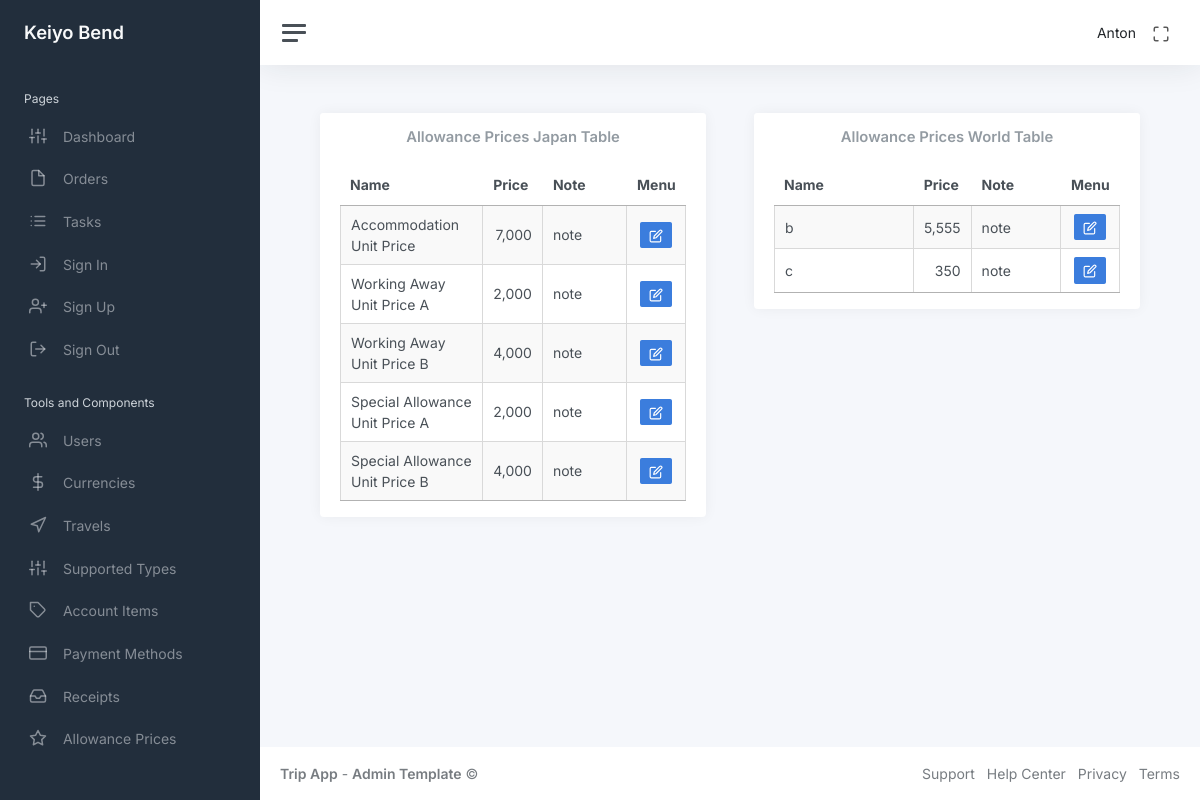
The page /admin_menu/allowance_prices_table (signed in) on the database as committed earlier.
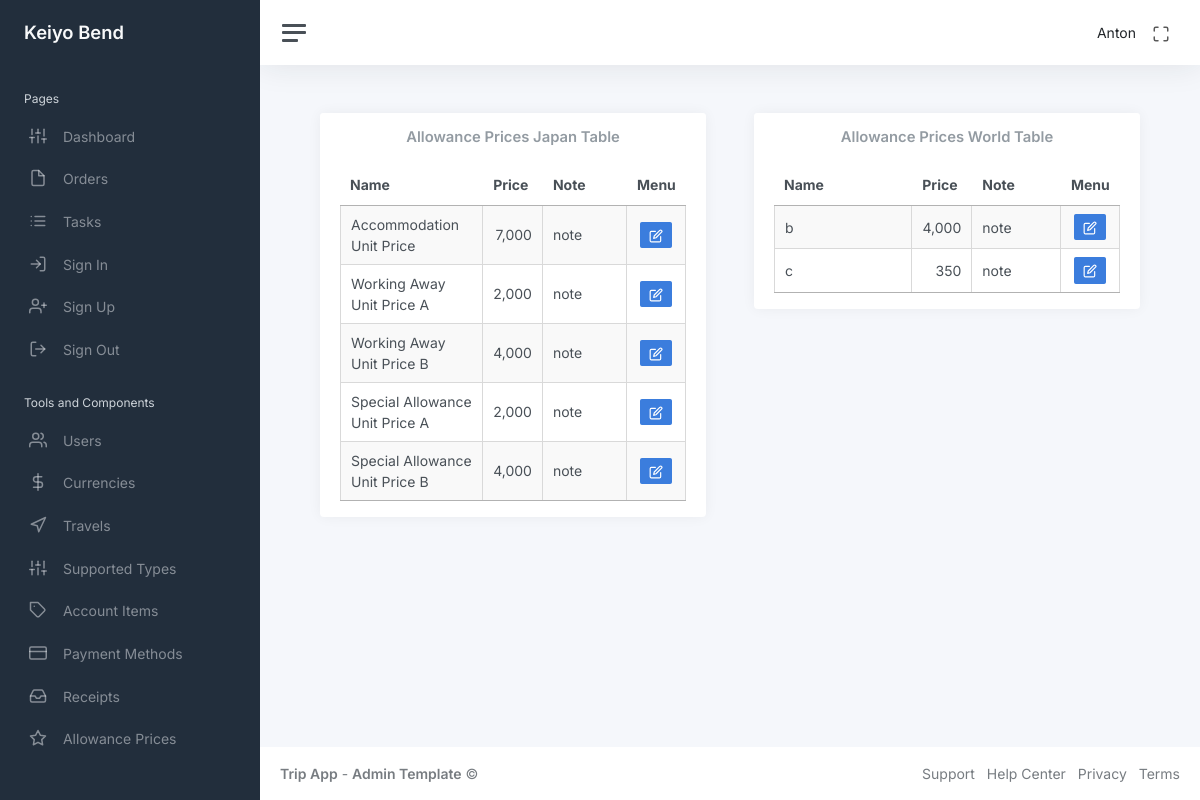
The same page on the database as committed later.
### app/auth/models/user.py (models this page shows, shortened)
class User(UserMixin, db.Model):
    id: so.Mapped[int] = so.mapped_column(primary_key=True)
    name: so.Mapped[str] = so.mapped_column(sa.String(64), index=True, default=None)
    email: so.Mapped[str] = so.mapped_column(sa.String(120), index=True, unique=True)
    password_hash: so.Mapped[Optional[str]] = so.mapped_column(sa.String(256))
    admin: so.Mapped[bool] = so.mapped_column(sa.Boolean(), default=False)
    is_show: so.Mapped[bool] = so.mapped_column(sa.Boolean(), default=True)
    orders_rel = db.relationship("Order", back_populates="user", cascade="all, delete-orphan")

### app/admin/models/allowance_prices_japan.py (models this page shows, shortened)
class AllowancePricesJapan(db.Model):
    id: so.Mapped[int] = so.mapped_column(primary_key=True)
    name: so.Mapped[str] = so.mapped_column(sa.String(255), nullable=False, default=None)
    allowance: so.Mapped[int] = so.mapped_column(sa.Integer(), nullable=False, default=0)
    note: so.Mapped[str] = so.mapped_column(sa.String(255), nullable=False, default=None)

### app/admin/models/allowance_prices_world.py (models this page shows, shortened)
class AllowancePricesWorld(db.Model):
    id: so.Mapped[int] = so.mapped_column(primary_key=True)
    name: so.Mapped[str] = so.mapped_column(sa.String(255), nullable=False, default=None)
    allowance: so.Mapped[int] = so.mapped_column(sa.Integer(), nullable=False, default=0)
    note: so.Mapped[str] = so.mapped_column(sa.String(255), nullable=False, default=None)

### app/admin/routes/allowance_prices_world/allowance_prices_table.py (the view)
@bp.route("/admin_menu/allowance_prices_table")
@login_required
def allowance_prices_table():
    allowance_prices_world = db.session.scalars(sa.select(AllowancePricesWorld)).all()
    allowance_prices_japan = db.session.scalars(sa.select(AllowancePricesJapan)).all()
    return render_template(
        "admin/allowance_prices_table.html",
        title="Allowance Prices Table",
        allowance_prices_world=allowance_prices_world,
        allowance_prices_japan=allowance_prices_japan,
    )

### app/auth/models/user.py (called while the page is built)
@login.user_loader
def load_user(id):
    return db.session.get(User, int(id))

### app/admin/templates/admin/allowance_prices_table.html (shortened to what this page needs)
<!DOCTYPE html>
{% extends "main/base.html" %}
{% block content %}
<link rel="stylesheet" href="{{ url_for('admin.static', filename='css/allowance_prices_table_japan_style.css') }}">
<link rel="stylesheet" href="{{ url_for('admin.static', filename='css/allowance_prices_table_world_style.css') }}">
<div class="container-fluid p-0">
    <div class="row">
        <div class="col-md-6 ms-sm-auto col-lg-6 px-md-4">
            <div class="card flex-fill">
                <div class="card-header py-3">
                    <div style="display: flex; justify-content: center;">
                        <h3 class="card-title mb-0">Allowance Prices Japan Table</h3>
                    </div>
                </div>
                <div class="card-body py-0 mb-3">
                    <table class="display cell-border" style="width: 100%" id="allowancePricesJapanTable">
                        <thead>
                            <tr style="text-align: center;">
                                <th class="col-name">Name</th>
                                <th class="col-price">Price</th>
                                <th class="col-note">Note</th>
                                <th class="col-menu">Menu</th>
                            </tr>
                        </thead>
                        <tbody>
                            {% for allowance_price in allowance_prices_japan %}
                            <tr data-id="{{ allowance_price.id }}">
                                <td class="view-mode-japan">{{ allowance_price.name }}</td>
                                <td style="text-align:end" class="view-mode-japan">{{
                                    "{:,}".format(allowance_price.allowance) }}</td>
                                <td class="view-mode-japan">{{
                                    allowance_price.note }}</td>
                                <td style="text-align:center">
                                    <button class="btn btn-primary btn-sm btn-edit-japan"><i class="align-middle"
                                            data-feather="edit"></i></button>
                                </td>
                            </tr>
                            {% endfor %}
                        </tbody>
                    </table>
                </div>
            </div>
        </div>
        <div class="col-md-6 ms-sm-auto col-lg-6 px-md-4">
            <div class="card flex-fill">
                <div class="card-header py-3">
                    <div style="display: flex; justify-content: center;">
                        <h3 class="card-title mb-0">Allowance Prices World Table</h3>
                    </div>
                </div>
                <div class="card-body py-0 mb-3">
                    <table class="display cell-border" style="width: 100%" id="allowancePricesWorldTable">
                        <thead>
                            <tr style="text-align: center;">
                                <th class="col-name">Name</th>
                                <th class="col-price">Price</th>
                                <th class="col-note">Note</th>
                                <th class="col-menu">Menu</th>
                            </tr>
                        </thead>
                        <tbody>
                            {% for allowance_price in allowance_prices_world %}
                            <tr data-id="{{ allowance_price.id }}">
                                <td class="view-mode-world">{{ allowance_price.name }}</td>
                                <td style="text-align:end" class="view-mode-world">{{
                                    "{:,}".format(allowance_price.allowance) }}</td>
                                <td class="view-mode-world">{{
                                    allowance_price.note }}</td>
                                <td style="text-align:center">
                                    <button class="btn btn-primary btn-sm btn-edit-world"><i class="align-middle"
                                            data-feather="edit"></i></button>
                                </td>
                            </tr>
                            {% endfor %}
                        </tbody>
                    </table>
                </div>
            </div>
        </div>
    </div>
</div>
{% endblock %}

### app/main/templates/main/base.html (shortened to what this page needs)
<!DOCTYPE html>
<html lang="en" data-bs-theme="auto">
<head>
    <link href="https://cdn.jsdelivr.net/npm/bootstrap@5.3.3/dist/css/bootstrap.min.css" rel="stylesheet">
    <link rel="stylesheet" href="https://cdn.datatables.net/1.11.3/css/jquery.dataTables.min.css">
    <link href="../main/static/css/app.css" rel="stylesheet">
</head>
<body>
    <div class="wrapper">
        {% block sidebar %}
        {% include 'main/sidebar.html' %}
        {% endblock %}
        <div class="main">
            {% block navbar %}
            {% include 'main/navbar.html' %}
            {% endblock %}
            <main class="content">
                {% block content %}
                {% endblock %}
            </main>
            <footer class="footer">
                <div class="container-fluid">
                    <div class="row text-muted">
                        <div class="col-6 text-start">
                            <p class="mb-0">
                                <a class="text-muted" href="https://adminkit.io/" target="_blank"><strong>Trip
                                        App</strong></a> - <a class="text-muted" href="https://adminkit.io/"
                                    target="_blank"><strong>Admin
                                        Template</strong></a> &copy;
                            </p>
                        </div>
                        <div class="col-6 text-end">
                            <ul class="list-inline">
                                <li class="list-inline-item">
                                    <a class="text-muted" href="https://adminkit.io/" target="_blank">Support</a>
                                </li>
                                <li class="list-inline-item">
                                    <a class="text-muted" href="https://adminkit.io/" target="_blank">Help Center</a>
                                </li>
                                <li class="list-inline-item">
                                    <a class="text-muted" href="https://adminkit.io/" target="_blank">Privacy</a>
                                </li>
                                <li class="list-inline-item">
                                    <a class="text-muted" href="https://adminkit.io/" target="_blank">Terms</a>
                                </li>
                            </ul>
                        </div>
                    </div>
                </div>
            </footer>
        </div>
    </div>
</body>
</html>

### app/main/templates/main/sidebar.html
<!DOCTYPE html>
<nav id="sidebar" class="sidebar js-sidebar">
    <div class="sidebar-content js-simplebar">
        <a class="sidebar-brand" href="{{ url_for('main.index') }}">
            <span class="align-middle">Keiyo Bend</span>
        </a>
        <ul class="sidebar-nav">
            <li class="sidebar-header">
                Pages
            </li>
            <li class="sidebar-item">
                <a class="sidebar-link" href="{{ url_for('main.index') }}">
                    <i class="align-middle" data-feather="sliders"></i> <span class="align-middle">Dashboard</span>
                </a>
            </li>
            <li class="sidebar-item">
                <a class="sidebar-link" href="{{ url_for('main.create_order') }}">
                    <i class="align-middle" data-feather="file"></i> <span class="align-middle">Orders</span>
                </a>
            </li>
            <li class="sidebar-item">
                <a class="sidebar-link" href="{{ url_for('main.create_task') }}">
                    <i class="align-middle" data-feather="list"></i> <span class="align-middle">Tasks</span>
                </a>
            </li>
            <li class="sidebar-item">
                <a class="sidebar-link" href="{{ url_for('auth.login') }}">
                    <i class="align-middle" data-feather="log-in"></i> <span class="align-middle">Sign In</span>
                </a>
            </li>
            <li class="sidebar-item">
                <a class="sidebar-link" href="{{ url_for('auth.register') }}">
                    <i class="align-middle" data-feather="user-plus"></i> <span class="align-middle">Sign
                        Up</span>
                </a>
            </li>
            <li class="sidebar-item">
                <a class="sidebar-link" href="{{ url_for('auth.logout') }}">
                    <i class="align-middle" data-feather="log-out"></i> <span class="align-middle">Sign
                        Out</span>
                </a>
            </li>
            {% if current_user.admin == True %}
            <li class="sidebar-header">
                Tools and Components
            </li>
            <li class="sidebar-item">
                <a class="sidebar-link" href="{{ url_for('admin.admin_table') }}">
                    <i class="align-middle" data-feather="users"></i> <span class="align-middle">Users</span>
                </a>
            </li>
            <li class="sidebar-item">
                <a class="sidebar-link" href="{{ url_for('admin.currency_table') }}">
                    <i class="align-middle" data-feather="dollar-sign"></i> <span class="align-middle">Currencies</span>
                </a>
            </li>
            <li class="sidebar-item">
                <a class="sidebar-link" href="{{ url_for('admin.travel_table') }}">
                    <i class="align-middle" data-feather="navigation"></i> <span class="align-middle">Travels</span>
                </a>
            </li>
            <li class="sidebar-item">
                <a class="sidebar-link" href="{{ url_for('admin.supported_types_table')}}">
                    <i class="align-middle" data-feather="sliders"></i> <span class="align-middle">Supported
                        Types</span>
                </a>
            </li>
            <li class="sidebar-item">
                <a class="sidebar-link" href="{{ url_for('admin.account_items_table')}}">
                    <i class="align-middle" data-feather="tag"></i> <span class="align-middle">Account Items</span>
                </a>
            </li>
            <li class="sidebar-item">
                <a class="sidebar-link" href="{{ url_for('admin.payment_methods_table')}}">
                    <i class="align-middle" data-feather="credit-card"></i> <span class="align-middle">Payment
                        Methods</span>
                </a>
            </li>
            <li class="sidebar-item">
                <a class="sidebar-link" href="{{ url_for('admin.receipts_table')}}">
                    <i class="align-middle" data-feather="inbox"></i> <span class="align-middle">Receipts</span>
                </a>
            </li>
            <li class="sidebar-item">
                <a class="sidebar-link" href="{{ url_for('admin.allowance_prices_table')}}">
                    <i class="align-middle" data-feather="star"></i> <span class="align-middle">Allowance Prices</span>
                </a>
            </li>
            {% endif %}
        </ul>
    </div>
</nav>

### app/main/templates/main/navbar.html (shortened to what this page needs)
<!DOCTYPE html>
<nav class="navbar navbar-expand navbar-light navbar-bg">
    <a class="sidebar-toggle js-sidebar-toggle">
        <i class="hamburger align-self-center"></i>
    </a>
    <div class="navbar-collapse collapse">
        <ul class="navbar-nav navbar-align">
            <li class="nav-item dropdown">
                <a class="nav-link d-none d-sm-inline-block">
                    <span class="text-dark">{{ current_user.name }}</span>
                </a>
            </li>
            <li class="nav-item">
                <a id="fullscreenButton" class="nav-link d-none d-sm-inline-block">
                    <i class="align-middle" data-feather="maximize"></i>
                </a>
            </li>
        </ul>
    </div>
</nav>

### app/admin/static/css/allowance_prices_table_japan_style.css (style rules this page uses)
.col-name { width: 50%; }
.col-price { width: 10%; }
.col-note { width: 30%; }
.col-menu { width: 10%; }

### app/admin/static/css/allowance_prices_table_world_style.css (style rules this page uses)
.col-name { width: 50%; }
.col-price { width: 10%; }
.col-note { width: 30%; }
.col-menu { width: 10%; }

Rows that differ between the two databases and show on the page:
changed AllowancePricesWorld (number 1 of 2 on the later page): allowance "5,555" → "4,000"
